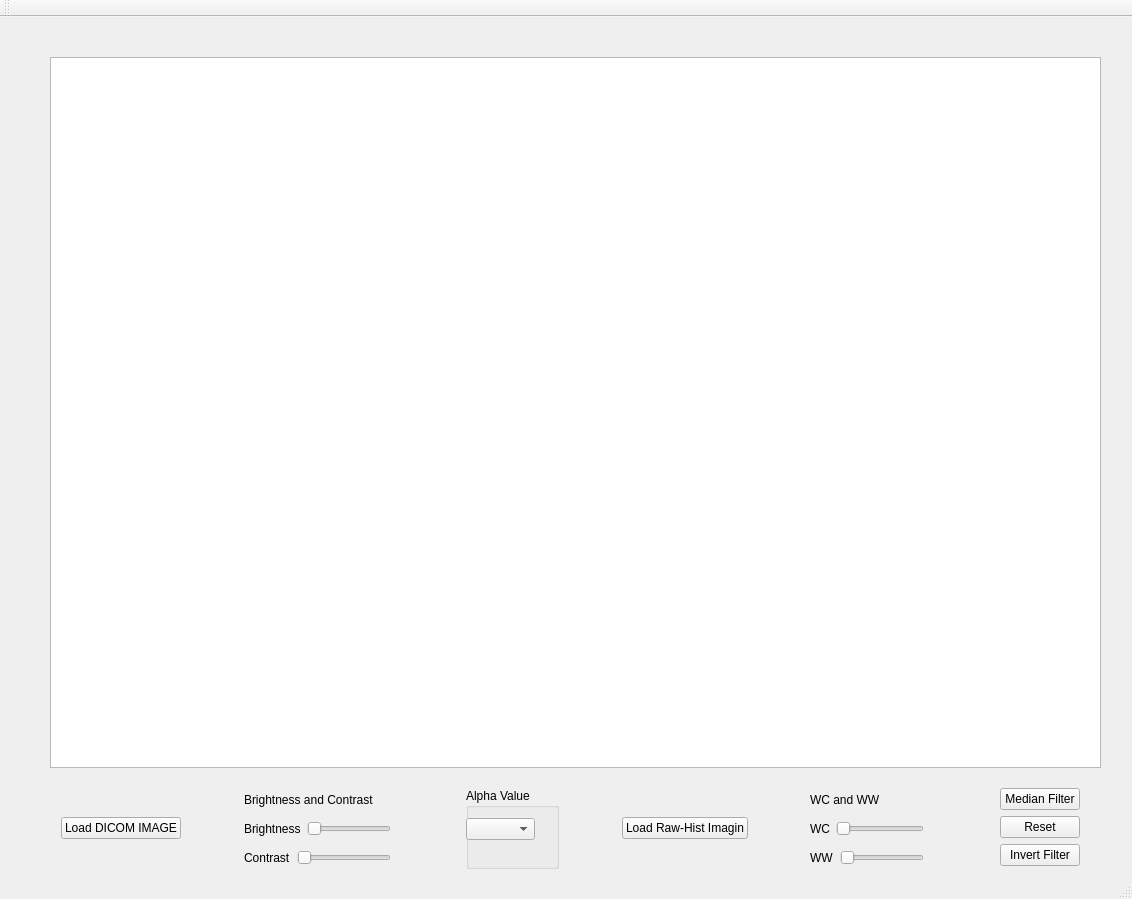
<?xml version="1.0" encoding="UTF-8"?>
<ui version="4.0">
 <class>MainWindow</class>
 <widget class="QMainWindow" name="MainWindow">
  <property name="geometry">
   <rect>
    <x>0</x>
    <y>0</y>
    <width>1132</width>
    <height>899</height>
   </rect>
  </property>
  <property name="windowTitle">
   <string>MainWindow</string>
  </property>
  <widget class="QWidget" name="centralWidget">
   <widget class="QGraphicsView" name="graphicsView">
    <property name="geometry">
     <rect>
      <x>50</x>
      <y>40</y>
      <width>1051</width>
      <height>711</height>
     </rect>
    </property>
   </widget>
   <widget class="QWidget" name="layoutWidget">
    <property name="geometry">
     <rect>
      <x>50</x>
      <y>760</y>
      <width>1041</width>
      <height>103</height>
     </rect>
    </property>
    <layout class="QHBoxLayout" name="horizontalLayout_5">
     <item>
      <widget class="QPushButton" name="PB_LoadDicom_Image">
       <property name="text">
        <string>Load DICOM IMAGE</string>
       </property>
      </widget>
     </item>
     <item>
      <spacer name="horizontalSpacer_3">
       <property name="orientation">
        <enum>Qt::Horizontal</enum>
       </property>
       <property name="sizeHint" stdset="0">
        <size>
         <width>40</width>
         <height>20</height>
        </size>
       </property>
      </spacer>
     </item>
     <item>
      <layout class="QVBoxLayout" name="verticalLayout">
       <item>
        <widget class="QLabel" name="Brightandcontrastname">
         <property name="text">
          <string>Brightness and Contrast</string>
         </property>
        </widget>
       </item>
       <item>
        <layout class="QHBoxLayout" name="horizontalLayout_2">
         <item>
          <widget class="QLabel" name="label">
           <property name="text">
            <string>Brightness</string>
           </property>
          </widget>
         </item>
         <item>
          <widget class="QSlider" name="Slider_Bright">
           <property name="orientation">
            <enum>Qt::Horizontal</enum>
           </property>
          </widget>
         </item>
         <item>
          <widget class="QLabel" name="Bright">
           <property name="text">
            <string/>
           </property>
          </widget>
         </item>
        </layout>
       </item>
       <item>
        <layout class="QHBoxLayout" name="horizontalLayout">
         <item>
          <widget class="QLabel" name="label_2">
           <property name="text">
            <string>Contrast</string>
           </property>
          </widget>
         </item>
         <item>
          <widget class="QSlider" name="Slider_Contrast">
           <property name="orientation">
            <enum>Qt::Horizontal</enum>
           </property>
          </widget>
         </item>
         <item>
          <widget class="QLabel" name="Contrast">
           <property name="text">
            <string/>
           </property>
          </widget>
         </item>
        </layout>
       </item>
      </layout>
     </item>
     <item>
      <spacer name="horizontalSpacer_4">
       <property name="orientation">
        <enum>Qt::Horizontal</enum>
       </property>
       <property name="sizeHint" stdset="0">
        <size>
         <width>40</width>
         <height>20</height>
        </size>
       </property>
      </spacer>
     </item>
     <item>
      <widget class="QGroupBox" name="groupBox">
       <property name="title">
        <string>Alpha Value</string>
       </property>
       <widget class="QComboBox" name="combo1">
        <property name="geometry">
         <rect>
          <x>0</x>
          <y>30</y>
          <width>69</width>
          <height>22</height>
         </rect>
        </property>
       </widget>
      </widget>
     </item>
     <item>
      <spacer name="horizontalSpacer_5">
       <property name="orientation">
        <enum>Qt::Horizontal</enum>
       </property>
       <property name="sizeHint" stdset="0">
        <size>
         <width>40</width>
         <height>20</height>
        </size>
       </property>
      </spacer>
     </item>
     <item>
      <widget class="QPushButton" name="Load_Raw">
       <property name="text">
        <string>Load Raw-Hist Imagin</string>
       </property>
      </widget>
     </item>
     <item>
      <spacer name="horizontalSpacer_2">
       <property name="orientation">
        <enum>Qt::Horizontal</enum>
       </property>
       <property name="sizeHint" stdset="0">
        <size>
         <width>40</width>
         <height>20</height>
        </size>
       </property>
      </spacer>
     </item>
     <item>
      <layout class="QVBoxLayout" name="verticalLayout_2">
       <item>
        <widget class="QLabel" name="WCandWWname">
         <property name="text">
          <string>WC and WW</string>
         </property>
        </widget>
       </item>
       <item>
        <layout class="QHBoxLayout" name="horizontalLayout_4">
         <item>
          <widget class="QLabel" name="label_3">
           <property name="text">
            <string>WC</string>
           </property>
          </widget>
         </item>
         <item>
          <widget class="QSlider" name="Slider_WC">
           <property name="orientation">
            <enum>Qt::Horizontal</enum>
           </property>
          </widget>
         </item>
         <item>
          <widget class="QLabel" name="WC">
           <property name="text">
            <string/>
           </property>
          </widget>
         </item>
        </layout>
       </item>
       <item>
        <layout class="QHBoxLayout" name="horizontalLayout_3">
         <item>
          <widget class="QLabel" name="label_4">
           <property name="text">
            <string>WW</string>
           </property>
          </widget>
         </item>
         <item>
          <widget class="QSlider" name="Slider_WW">
           <property name="orientation">
            <enum>Qt::Horizontal</enum>
           </property>
          </widget>
         </item>
         <item>
          <widget class="QLabel" name="WW">
           <property name="text">
            <string/>
           </property>
          </widget>
         </item>
        </layout>
       </item>
      </layout>
     </item>
     <item>
      <spacer name="horizontalSpacer">
       <property name="orientation">
        <enum>Qt::Horizontal</enum>
       </property>
       <property name="sizeHint" stdset="0">
        <size>
         <width>40</width>
         <height>20</height>
        </size>
       </property>
      </spacer>
     </item>
     <item>
      <layout class="QVBoxLayout" name="verticalLayout_3">
       <item>
        <widget class="QPushButton" name="PB_MedianFilter">
         <property name="text">
          <string>Median Filter</string>
         </property>
        </widget>
       </item>
       <item>
        <widget class="QPushButton" name="PB_Reset">
         <property name="text">
          <string>Reset</string>
         </property>
        </widget>
       </item>
       <item>
        <widget class="QPushButton" name="PB_Invert_Filter">
         <property name="text">
          <string>Invert Filter</string>
         </property>
        </widget>
       </item>
      </layout>
     </item>
    </layout>
   </widget>
  </widget>
  <widget class="QMenuBar" name="menuBar">
   <property name="geometry">
    <rect>
     <x>0</x>
     <y>0</y>
     <width>1132</width>
     <height>21</height>
    </rect>
   </property>
  </widget>
  <widget class="QToolBar" name="mainToolBar">
   <attribute name="toolBarArea">
    <enum>TopToolBarArea</enum>
   </attribute>
   <attribute name="toolBarBreak">
    <bool>false</bool>
   </attribute>
  </widget>
  <widget class="QStatusBar" name="statusBar"/>
 </widget>
 <layoutdefault spacing="6" margin="11"/>
 <resources/>
 <connections/>
</ui>
